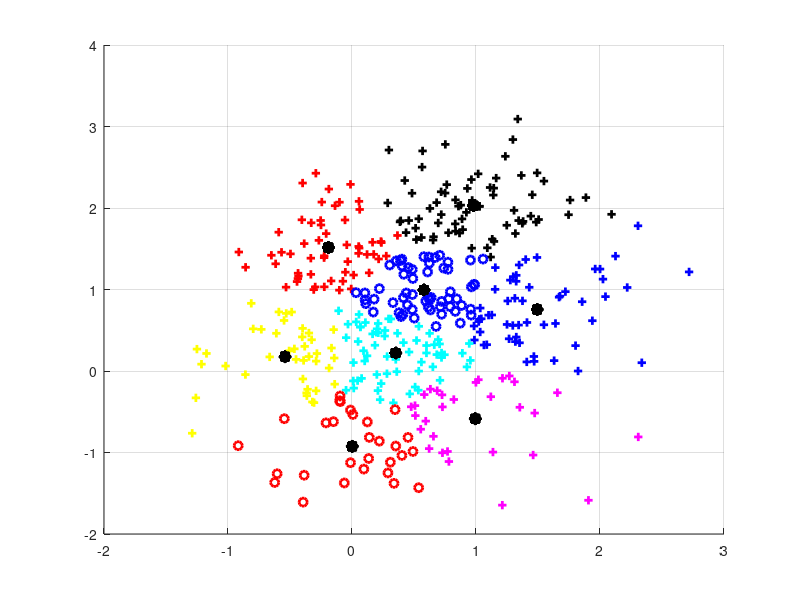

Write MATLAB code to recreate this figure.

%% Clear Memory & Command Window
clc
clear all
close all

%% Generate Points
Sigma = [0.5 0.05; 0.05 0.5];
f1    = mvnrnd([0.5 0]  ,Sigma,100);
f2    = mvnrnd([0.5 0.5],Sigma,100);
f3    = mvnrnd([0.5 1]  ,Sigma,100);
f4    = mvnrnd([0.5 1.5],Sigma,100);
F     = [f1;f2;f3;f4];

%% K-means
K     = 8;                                            % Cluster Numbers
KMI   = 40;                                           % K-means Iteration
CENTS = F( ceil(rand(K,1)*size(F,1)) ,:);             % Cluster Centers
DAL   = zeros(size(F,1),K+2);                         % Distances and Labels
CV    = '+r+b+c+m+k+yorobocomokoysrsbscsmsksy';       % Color Vector

for n = 1:KMI
        
   for i = 1:size(F,1)
      for j = 1:K  
        DAL(i,j) = norm(F(i,:) - CENTS(j,:));      
      end
      [Distance CN] = min(DAL(i,1:K));                % 1:K are Distance from Cluster Centers 1:K 
      DAL(i,K+1) = CN;                                % K+1 is Cluster Label
      DAL(i,K+2) = Distance;                          % K+2 is Minimum Distance
   end
   for i = 1:K
      A = (DAL(:,K+1) == i);                          % Cluster K Points
      CENTS(i,:) = mean(F(A,:));                      % New Cluster Centers
      if sum(isnan(CENTS(:))) ~= 0                    % If CENTS(i,:) Is Nan Then Replace It With Random Point
         NC = find(isnan(CENTS(:,1)) == 1);           % Find Nan Centers
         for Ind = 1:size(NC,1)
         CENTS(NC(Ind),:) = F(randi(size(F,1)),:);
         end
      end
   end
   
%% Plot   
clf
figure(1)
hold on

 for i = 1:K
PT = F(DAL(:,K+1) == i,:);                            % Find points of each cluster    
plot(PT(:,1),PT(:,2),CV(2*i-1:2*i),'LineWidth',2);    % Plot points with determined color and shape
plot(CENTS(:,1),CENTS(:,2),'*k','LineWidth',7);       % Plot cluster centers
 end

hold off
grid on
pause(0.1)

end